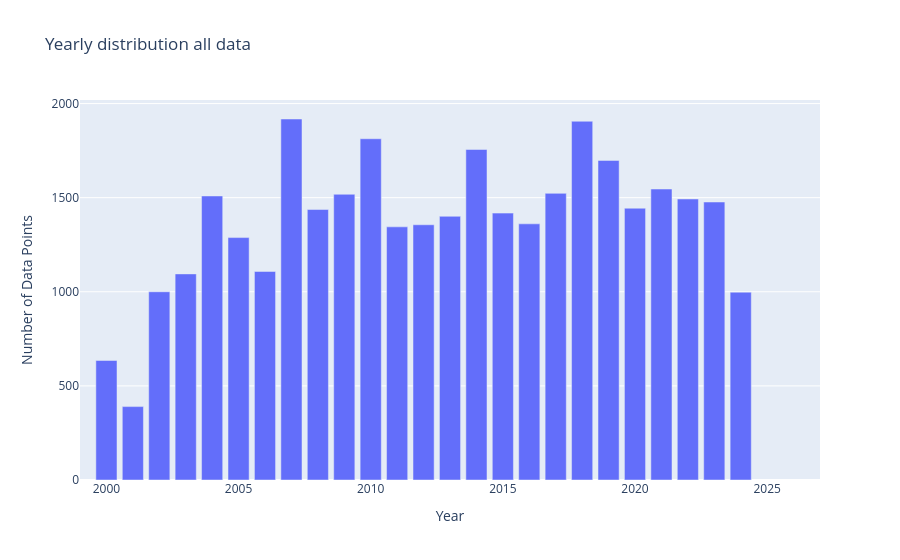

The notebook cell saved with this chart:
### Code cell
year_test=cioos.copy()
year_test['date'] = pd.to_datetime(year_test['datetime'])
year_test['year'] = year_test['date'].dt.year
grouped = year_test.groupby(['year']).size().reset_index(name='DataPoints')

# Create bar chart
fig = px.bar(grouped,x='year', y='DataPoints', title='Yearly distribution all data',
             labels={'year': 'Year', 'DataPoints': 'Number of Data Points', 'metadata': 'Metadata'},)
fig.update_xaxes(range=[1999,2027])
fig.update_layout(barmode='stack')  # ensures stacking
fig.show()

### Figure 1 — Plotly figure (JSON) as saved in the notebook; plotly's stock layout.template omitted (floating-point values rounded to 4 significant figures)
{"data": [{"hovertemplate": "Year=%{x}<br>Number of Data Points=%{y}<extra></extra>", "legendgroup": "", "marker": {"color": "#636efa", "pattern": {"shape": ""}}, "name": "", "orientation": "v", "showlegend": false, "textposition": "auto", "type": "bar", "x": [2000, 2001, 2002, 2003, 2004, 2005, 2006, 2007, 2008, 2009, 2010, 2011, 2012, 2013, 2014, 2015, 2016, 2017, 2018, 2019, 2020, 2021, 2022, 2023, 2024], "xaxis": "x", "y": [635, 390, 1000, 1095, 1509, 1288, 1108, 1918, 1437, 1518, 1813, 1345, 1356, 1401, 1756, 1418, 1361, 1523, 1906, 1698, 1444, 1546, 1493, 1477, 998], "yaxis": "y"}], "layout": {"autosize": true, "barmode": "stack", "legend": {"tracegroupgap": 0}, "title": {"text": "Yearly distribution all data"}, "xaxis": {"anchor": "y", "domain": [0, 1], "range": [1999, 2027], "title": {"text": "Year"}, "type": "linear"}, "yaxis": {"anchor": "x", "autorange": true, "domain": [0, 1], "range": [0, 2019.0], "title": {"text": "Number of Data Points"}, "type": "linear"}}}
